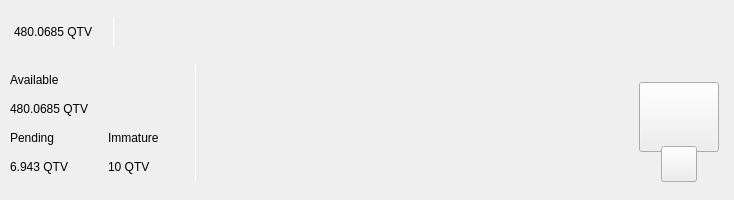
<?xml version="1.0" encoding="UTF-8"?>
<ui version="4.0">
 <class>TopBar</class>
 <widget class="QWidget" name="TopBar">
  <property name="geometry">
   <rect>
    <x>0</x>
    <y>0</y>
    <width>734</width>
    <height>200</height>
   </rect>
  </property>
  <property name="minimumSize">
   <size>
    <width>0</width>
    <height>200</height>
   </size>
  </property>
  <property name="maximumSize">
   <size>
    <width>16777215</width>
    <height>200</height>
   </size>
  </property>
  <property name="windowTitle">
   <string>Form</string>
  </property>
  <layout class="QVBoxLayout" name="verticalLayout_10" stretch="0">
   <property name="spacing">
    <number>0</number>
   </property>
   <property name="leftMargin">
    <number>0</number>
   </property>
   <property name="topMargin">
    <number>0</number>
   </property>
   <property name="rightMargin">
    <number>0</number>
   </property>
   <property name="bottomMargin">
    <number>0</number>
   </property>
   <item>
    <widget class="PFBorderImage" name="containerTop" native="true">
     <layout class="QVBoxLayout" name="verticalLayout_11">
      <property name="spacing">
       <number>0</number>
      </property>
      <property name="leftMargin">
       <number>0</number>
      </property>
      <property name="topMargin">
       <number>0</number>
      </property>
      <property name="rightMargin">
       <number>0</number>
      </property>
      <property name="bottomMargin">
       <number>0</number>
      </property>
      <item>
       <widget class="QWidget" name="top_container_2" native="true">
        <property name="minimumSize">
         <size>
          <width>0</width>
          <height>65</height>
         </size>
        </property>
        <layout class="QHBoxLayout" name="top_container">
         <property name="spacing">
          <number>0</number>
         </property>
         <property name="leftMargin">
          <number>14</number>
         </property>
         <property name="topMargin">
          <number>0</number>
         </property>
         <property name="rightMargin">
          <number>14</number>
         </property>
         <property name="bottomMargin">
          <number>0</number>
         </property>
         <item alignment="Qt::AlignVCenter">
          <widget class="QWidget" name="widgetTopAmount" native="true">
           <property name="sizePolicy">
            <sizepolicy hsizetype="Preferred" vsizetype="Maximum">
             <horstretch>0</horstretch>
             <verstretch>0</verstretch>
            </sizepolicy>
           </property>
           <layout class="QHBoxLayout" name="horizontalLayout_5">
            <property name="spacing">
             <number>0</number>
            </property>
            <property name="leftMargin">
             <number>0</number>
            </property>
            <property name="topMargin">
             <number>0</number>
            </property>
            <property name="rightMargin">
             <number>0</number>
            </property>
            <property name="bottomMargin">
             <number>0</number>
            </property>
            <item alignment="Qt::AlignTop">
             <widget class="QLabel" name="labelAmountTopQTV">
              <property name="minimumSize">
               <size>
                <width>0</width>
                <height>36</height>
               </size>
              </property>
              <property name="styleSheet">
               <string notr="true">padding:0px;margin:0px;</string>
              </property>
              <property name="text">
               <string>480.0685 QTV</string>
              </property>
             </widget>
            </item>
            <item>
             <spacer name="horizontalSpacer_11">
              <property name="orientation">
               <enum>Qt::Horizontal</enum>
              </property>
              <property name="sizeType">
               <enum>QSizePolicy::Fixed</enum>
              </property>
              <property name="sizeHint" stdset="0">
               <size>
                <width>20</width>
                <height>20</height>
               </size>
              </property>
             </spacer>
            </item>
            <item alignment="Qt::AlignVCenter">
             <widget class="QLabel" name="label_16">
              <property name="minimumSize">
               <size>
                <width>1</width>
                <height>30</height>
               </size>
              </property>
              <property name="maximumSize">
               <size>
                <width>1</width>
                <height>30</height>
               </size>
              </property>
              <property name="styleSheet">
               <string notr="true">background-color:white;
padding:0px;
border:none;</string>
              </property>
              <property name="text">
               <string/>
              </property>
             </widget>
            </item>
           </layout>
          </widget>
         </item>
         <item>
          <spacer name="horizontalSpacer">
           <property name="orientation">
            <enum>Qt::Horizontal</enum>
           </property>
           <property name="sizeHint" stdset="0">
            <size>
             <width>40</width>
             <height>20</height>
            </size>
           </property>
          </spacer>
         </item>
         <item>
          <layout class="QHBoxLayout" name="horizontalLayout_4">
           <property name="spacing">
            <number>12</number>
           </property>
           <property name="rightMargin">
            <number>0</number>
           </property>
           <item alignment="Qt::AlignRight">
            <widget class="QWidget" name="layoutSync" native="true">
             <property name="minimumSize">
              <size>
               <width>0</width>
               <height>36</height>
              </size>
             </property>
             <property name="maximumSize">
              <size>
               <width>16777215</width>
               <height>36</height>
              </size>
             </property>
             <layout class="QVBoxLayout" name="verticalLayout_9">
              <property name="leftMargin">
               <number>0</number>
              </property>
              <property name="topMargin">
               <number>0</number>
              </property>
              <property name="rightMargin">
               <number>0</number>
              </property>
              <property name="bottomMargin">
               <number>0</number>
              </property>
              <item>
               <widget class="ExpandableButton" name="pushButtonSync" native="true">
                <property name="minimumSize">
                 <size>
                  <width>36</width>
                  <height>36</height>
                 </size>
                </property>
                <property name="maximumSize">
                 <size>
                  <width>16777215</width>
                  <height>36</height>
                 </size>
                </property>
               </widget>
              </item>
             </layout>
            </widget>
           </item>
           <item>
            <widget class="ExpandableButton" name="pushButtonStack" native="true">
             <property name="minimumSize">
              <size>
               <width>36</width>
               <height>36</height>
              </size>
             </property>
            </widget>
           </item>
           <item>
            <widget class="ExpandableButton" name="pushButtonColdStaking" native="true">
             <property name="minimumSize">
              <size>
               <width>36</width>
               <height>36</height>
              </size>
             </property>
            </widget>
           </item>
           <item>
            <widget class="ExpandableButton" name="pushButtonConnection" native="true">
             <property name="minimumSize">
              <size>
               <width>36</width>
               <height>36</height>
              </size>
             </property>
            </widget>
           </item>
           <item>
            <widget class="ExpandableButton" name="pushButtonLock" native="true">
             <property name="sizePolicy">
              <sizepolicy hsizetype="Expanding" vsizetype="Expanding">
               <horstretch>0</horstretch>
               <verstretch>0</verstretch>
              </sizepolicy>
             </property>
             <property name="minimumSize">
              <size>
               <width>36</width>
               <height>0</height>
              </size>
             </property>
            </widget>
           </item>
           <item>
            <widget class="ExpandableButton" name="pushButtonTheme" native="true">
             <property name="minimumSize">
              <size>
               <width>36</width>
               <height>36</height>
              </size>
             </property>
             <property name="maximumSize">
              <size>
               <width>16777215</width>
               <height>36</height>
              </size>
             </property>
            </widget>
           </item>
           <item>
            <widget class="ExpandableButton" name="pushButtonFAQ" native="true">
             <property name="minimumSize">
              <size>
               <width>36</width>
               <height>36</height>
              </size>
             </property>
            </widget>
           </item>
          </layout>
         </item>
        </layout>
       </widget>
      </item>
      <item>
       <widget class="QWidget" name="bottom_container" native="true">
        <property name="minimumSize">
         <size>
          <width>0</width>
          <height>135</height>
         </size>
        </property>
        <layout class="QHBoxLayout" name="botton_container">
         <property name="leftMargin">
          <number>10</number>
         </property>
         <property name="topMargin">
          <number>0</number>
         </property>
         <property name="rightMargin">
          <number>10</number>
         </property>
         <property name="bottomMargin">
          <number>10</number>
         </property>
         <item>
          <layout class="QHBoxLayout" name="horizontalLayout_3">
           <property name="bottomMargin">
            <number>9</number>
           </property>
           <item>
            <layout class="QVBoxLayout" name="verticalLayout_7">
             <property name="spacing">
              <number>0</number>
             </property>
             <property name="leftMargin">
              <number>0</number>
             </property>
             <property name="rightMargin">
              <number>30</number>
             </property>
             <item>
              <layout class="QVBoxLayout" name="verticalLayout_2">
               <item>
                <widget class="QLabel" name="labelTitle1">
                 <property name="text">
                  <string>Available</string>
                 </property>
                </widget>
               </item>
               <item>
                <widget class="QLabel" name="labelAmountQTV">
                 <property name="text">
                  <string>480.0685 QTV</string>
                 </property>
                </widget>
               </item>
              </layout>
             </item>
             <item>
              <layout class="QHBoxLayout" name="horizontalLayout_2">
               <property name="spacing">
                <number>0</number>
               </property>
               <item>
                <layout class="QVBoxLayout" name="verticalLayout_3">
                 <item>
                  <widget class="QLabel" name="labelTitle3">
                   <property name="text">
                    <string>Pending</string>
                   </property>
                  </widget>
                 </item>
                 <item>
                  <widget class="QLabel" name="labelPendingQTV">
                   <property name="text">
                    <string>6.943 QTV</string>
                   </property>
                  </widget>
                 </item>
                </layout>
               </item>
               <item>
                <spacer name="horizontalSpacer_3">
                 <property name="orientation">
                  <enum>Qt::Horizontal</enum>
                 </property>
                 <property name="sizeType">
                  <enum>QSizePolicy::Fixed</enum>
                 </property>
                 <property name="sizeHint" stdset="0">
                  <size>
                   <width>40</width>
                   <height>20</height>
                  </size>
                 </property>
                </spacer>
               </item>
               <item>
                <layout class="QVBoxLayout" name="verticalLayout_4">
                 <item>
                  <widget class="QLabel" name="labelTitle4">
                   <property name="text">
                    <string>Immature</string>
                   </property>
                  </widget>
                 </item>
                 <item>
                  <widget class="QLabel" name="labelImmatureQTV">
                   <property name="text">
                    <string>10 QTV</string>
                   </property>
                  </widget>
                 </item>
                </layout>
               </item>
              </layout>
             </item>
            </layout>
           </item>
           <item>
            <widget class="QLabel" name="label_9">
             <property name="minimumSize">
              <size>
               <width>1</width>
               <height>100</height>
              </size>
             </property>
             <property name="maximumSize">
              <size>
               <width>1</width>
               <height>16777215</height>
              </size>
             </property>
             <property name="styleSheet">
              <string notr="true">background-color:white;
padding:0px;
border:none;</string>
             </property>
             <property name="text">
              <string/>
             </property>
            </widget>
           </item>
          </layout>
         </item>
         <item>
          <spacer name="horizontalSpacer_2">
           <property name="orientation">
            <enum>Qt::Horizontal</enum>
           </property>
           <property name="sizeHint" stdset="0">
            <size>
             <width>40</width>
             <height>20</height>
            </size>
           </property>
          </spacer>
         </item>
         <item alignment="Qt::AlignHCenter|Qt::AlignVCenter">
          <widget class="QWidget" name="qrContainer" native="true">
           <property name="sizePolicy">
            <sizepolicy hsizetype="Preferred" vsizetype="Minimum">
             <horstretch>0</horstretch>
             <verstretch>0</verstretch>
            </sizepolicy>
           </property>
           <property name="minimumSize">
            <size>
             <width>90</width>
             <height>110</height>
            </size>
           </property>
           <property name="maximumSize">
            <size>
             <width>90</width>
             <height>110</height>
            </size>
           </property>
           <layout class="QVBoxLayout" name="containerQR">
            <property name="spacing">
             <number>0</number>
            </property>
            <property name="leftMargin">
             <number>5</number>
            </property>
            <property name="topMargin">
             <number>10</number>
            </property>
            <property name="rightMargin">
             <number>5</number>
            </property>
            <property name="bottomMargin">
             <number>0</number>
            </property>
            <item>
             <widget class="QPushButton" name="btnQr">
              <property name="minimumSize">
               <size>
                <width>70</width>
                <height>70</height>
               </size>
              </property>
              <property name="maximumSize">
               <size>
                <width>16777215</width>
                <height>70</height>
               </size>
              </property>
              <property name="focusPolicy">
               <enum>Qt::NoFocus</enum>
              </property>
              <property name="text">
               <string/>
              </property>
              <property name="iconSize">
               <size>
                <width>70</width>
                <height>70</height>
               </size>
              </property>
             </widget>
            </item>
            <item>
             <spacer name="verticalSpacer">
              <property name="orientation">
               <enum>Qt::Vertical</enum>
              </property>
              <property name="sizeType">
               <enum>QSizePolicy::Fixed</enum>
              </property>
              <property name="sizeHint" stdset="0">
               <size>
                <width>20</width>
                <height>20</height>
               </size>
              </property>
             </spacer>
            </item>
            <item alignment="Qt::AlignHCenter|Qt::AlignBottom">
             <widget class="QPushButton" name="pushButtonQR">
              <property name="minimumSize">
               <size>
                <width>36</width>
                <height>36</height>
               </size>
              </property>
              <property name="maximumSize">
               <size>
                <width>36</width>
                <height>36</height>
               </size>
              </property>
              <property name="focusPolicy">
               <enum>Qt::NoFocus</enum>
              </property>
              <property name="text">
               <string/>
              </property>
             </widget>
            </item>
           </layout>
          </widget>
         </item>
        </layout>
       </widget>
      </item>
     </layout>
    </widget>
   </item>
  </layout>
 </widget>
 <customwidgets>
  <customwidget>
   <class>ExpandableButton</class>
   <extends>QWidget</extends>
   <header>qt/QUISH/expandablebutton.h</header>
   <container>1</container>
  </customwidget>
  <customwidget>
   <class>PFBorderImage</class>
   <extends>QFrame</extends>
   <header>qt/QUISH/pfborderimage.h</header>
   <container>1</container>
  </customwidget>
 </customwidgets>
 <resources/>
 <connections/>
</ui>
